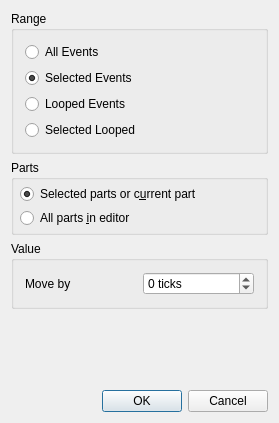
<?xml version="1.0" encoding="UTF-8"?>
<ui version="4.0">
 <class>MoveBase</class>
 <widget class="QDialog" name="MoveBase">
  <property name="geometry">
   <rect>
    <x>0</x>
    <y>0</y>
    <width>279</width>
    <height>423</height>
   </rect>
  </property>
  <property name="windowTitle">
   <string>MusE: Move Notes</string>
  </property>
  <layout class="QVBoxLayout" name="verticalLayout_2">
   <property name="spacing">
    <number>6</number>
   </property>
   <property name="leftMargin">
    <number>11</number>
   </property>
   <property name="topMargin">
    <number>11</number>
   </property>
   <property name="rightMargin">
    <number>11</number>
   </property>
   <property name="bottomMargin">
    <number>11</number>
   </property>
   <item>
    <widget class="QGroupBox" name="rangeBox">
     <property name="title">
      <string>Range</string>
     </property>
     <layout class="QVBoxLayout" name="verticalLayout">
      <property name="spacing">
       <number>6</number>
      </property>
      <property name="leftMargin">
       <number>11</number>
      </property>
      <property name="topMargin">
       <number>11</number>
      </property>
      <property name="rightMargin">
       <number>11</number>
      </property>
      <property name="bottomMargin">
       <number>11</number>
      </property>
      <item>
       <widget class="QRadioButton" name="all_events_button">
        <property name="text">
         <string>All Events</string>
        </property>
       </widget>
      </item>
      <item>
       <widget class="QRadioButton" name="selected_events_button">
        <property name="text">
         <string>Selected Events</string>
        </property>
        <property name="checked">
         <bool>true</bool>
        </property>
       </widget>
      </item>
      <item>
       <widget class="QRadioButton" name="looped_events_button">
        <property name="text">
         <string>Looped Events</string>
        </property>
       </widget>
      </item>
      <item>
       <widget class="QRadioButton" name="selected_looped_button">
        <property name="text">
         <string>Selected Looped</string>
        </property>
       </widget>
      </item>
     </layout>
    </widget>
   </item>
   <item>
    <widget class="QGroupBox" name="partsBox">
     <property name="sizePolicy">
      <sizepolicy hsizetype="Preferred" vsizetype="Minimum">
       <horstretch>0</horstretch>
       <verstretch>0</verstretch>
      </sizepolicy>
     </property>
     <property name="title">
      <string>Parts</string>
     </property>
     <layout class="QVBoxLayout" name="verticalLayout_6">
      <property name="spacing">
       <number>4</number>
      </property>
      <property name="leftMargin">
       <number>6</number>
      </property>
      <property name="topMargin">
       <number>4</number>
      </property>
      <property name="rightMargin">
       <number>6</number>
      </property>
      <property name="bottomMargin">
       <number>4</number>
      </property>
      <item>
       <widget class="QRadioButton" name="not_all_parts_button">
        <property name="text">
         <string>Selected parts or c&amp;urrent part</string>
        </property>
        <property name="checked">
         <bool>true</bool>
        </property>
       </widget>
      </item>
      <item>
       <widget class="QRadioButton" name="all_parts_button">
        <property name="text">
         <string>All parts &amp;in editor</string>
        </property>
       </widget>
      </item>
     </layout>
    </widget>
   </item>
   <item>
    <widget class="QGroupBox" name="groupBox_2">
     <property name="title">
      <string>Value</string>
     </property>
     <property name="flat">
      <bool>false</bool>
     </property>
     <property name="checkable">
      <bool>false</bool>
     </property>
     <layout class="QGridLayout" name="gridLayout">
      <property name="leftMargin">
       <number>11</number>
      </property>
      <property name="topMargin">
       <number>11</number>
      </property>
      <property name="rightMargin">
       <number>11</number>
      </property>
      <property name="bottomMargin">
       <number>11</number>
      </property>
      <property name="spacing">
       <number>6</number>
      </property>
      <item row="0" column="0">
       <widget class="QLabel" name="TextLabel3">
        <property name="text">
         <string>Move by</string>
        </property>
        <property name="wordWrap">
         <bool>false</bool>
        </property>
       </widget>
      </item>
      <item row="0" column="1">
       <widget class="QSpinBox" name="amount_spinbox">
        <property name="accelerated">
         <bool>true</bool>
        </property>
        <property name="suffix">
         <string> ticks</string>
        </property>
        <property name="minimum">
         <number>-9999999</number>
        </property>
        <property name="maximum">
         <number>9999999</number>
        </property>
        <property name="singleStep">
         <number>386</number>
        </property>
        <property name="value">
         <number>0</number>
        </property>
       </widget>
      </item>
     </layout>
    </widget>
   </item>
   <item>
    <spacer name="verticalSpacer">
     <property name="orientation">
      <enum>Qt::Vertical</enum>
     </property>
     <property name="sizeHint" stdset="0">
      <size>
       <width>20</width>
       <height>40</height>
      </size>
     </property>
    </spacer>
   </item>
   <item>
    <layout class="QHBoxLayout" name="horizontalLayout">
     <property name="spacing">
      <number>6</number>
     </property>
     <item>
      <spacer name="Spacer1">
       <property name="orientation">
        <enum>Qt::Horizontal</enum>
       </property>
       <property name="sizeType">
        <enum>QSizePolicy::Expanding</enum>
       </property>
       <property name="sizeHint" stdset="0">
        <size>
         <width>20</width>
         <height>20</height>
        </size>
       </property>
      </spacer>
     </item>
     <item>
      <widget class="QPushButton" name="okButton">
       <property name="text">
        <string>OK</string>
       </property>
       <property name="autoDefault">
        <bool>false</bool>
       </property>
       <property name="default">
        <bool>true</bool>
       </property>
      </widget>
     </item>
     <item>
      <widget class="QPushButton" name="cancelButton">
       <property name="text">
        <string>Cancel</string>
       </property>
      </widget>
     </item>
    </layout>
   </item>
  </layout>
 </widget>
 <layoutdefault spacing="6" margin="11"/>
 <resources/>
 <connections>
  <connection>
   <sender>okButton</sender>
   <signal>clicked()</signal>
   <receiver>MoveBase</receiver>
   <slot>accept()</slot>
   <hints>
    <hint type="sourcelabel">
     <x>20</x>
     <y>20</y>
    </hint>
    <hint type="destinationlabel">
     <x>20</x>
     <y>20</y>
    </hint>
   </hints>
  </connection>
  <connection>
   <sender>cancelButton</sender>
   <signal>clicked()</signal>
   <receiver>MoveBase</receiver>
   <slot>reject()</slot>
   <hints>
    <hint type="sourcelabel">
     <x>20</x>
     <y>20</y>
    </hint>
    <hint type="destinationlabel">
     <x>20</x>
     <y>20</y>
    </hint>
   </hints>
  </connection>
 </connections>
</ui>
